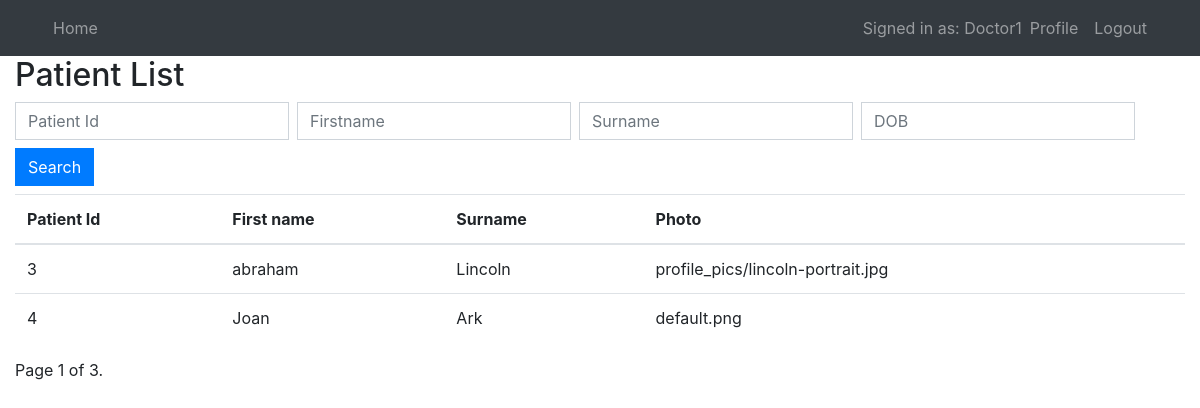
Screenshot of /home/search (signed in) with the database file from the repository.
### users/models.py (models this page shows, shortened)
class PersonalDetails(models.Model):
    patienttitle = models.CharField(max_length=4, choices=TITLE_CHOICES, verbose_name='Title')
    patientuniqueid = models.CharField(unique=True, max_length=10, verbose_name='Patient ID')
    patientfirstname = models.CharField(max_length=256, verbose_name='First Name')
    patientlastname = models.CharField(max_length=256, verbose_name='Last Name')
    patientpreferredname = models.CharField(max_length=256, blank=True, verbose_name='Preferred name')
    dateofbirth = models.DateTimeField(verbose_name='DOB')
    gender = models.CharField(max_length=256, choices=GENDER_CHOICES, verbose_name='Gender')
    weight = models.CharField(max_length=256, blank=True, verbose_name='Weight')
    height = models.CharField(max_length=256, blank=True, verbose_name='Height')
    address = models.CharField(max_length=256, verbose_name='Address')
    bmi = models.CharField(max_length=256, blank=True, verbose_name='BMI')
    phonenumber = models.CharField(max_length=256, blank=True, verbose_name='Phone Number')
    email = models.CharField(max_length=256, blank=True, verbose_name='Email')
    dnr = models.NullBooleanField(null=True, blank=True, verbose_name='DNR')
    wardlocation = models.CharField(max_length=256, blank=True, verbose_name='Ward Location')
    photo = models.ImageField(default='default.png', upload_to='profile_pics', blank=True, verbose_name='Photo')

### mysite/views.py (the view)
# urls.py: path('search', views.search_view, name='search'),
@login_required()
def search_view(request):
    patient_list = PersonalDetails.objects.all()
    query_id = request.GET.get('patient_id')
    query_firstname = request.GET.get('patient_firstname')
    query_surname = request.GET.get('patient_surname')
    query_dob = request.GET.get('patient_dob')
    if query_id:
        patient_list = patient_list.filter(id=query_id)
    if query_firstname:
        patient_list = patient_list.filter(patientfirstname__icontains=query_firstname)
    if query_surname:
        patient_list = patient_list.filter(patientlastname__icontains=query_surname)
    if query_dob:
        patient_list = patient_list.filter(dateofbirth__in=query_dob)
    paginator = Paginator(patient_list, 2)  # Show 25 contacts per page
    page = request.GET.get('page')
    patients = paginator.get_page(page)
    context = {
        'patients': patients,
        'title': 'Search'
    }
    return render(request, 'mysite/search.html', context)

### mysite/templates/mysite/search.html (shortened to what this page needs)
{% extends "mysite/base.html" %}
{% block content %}
    <h2>Patient List</h2>
    <form method="GET" action='' class="form-inline">
            <input type="text" name="patient_id" id="search-id" class="form-control mb-2 mr-sm-2"  placeholder="Patient Id" value="{{ requests.GET.patient_id }}">
            <input type="text" name="patient_firstname" id="search-firstname" class="form-control mb-2 mr-sm-2"  placeholder="Firstname" value="{{ requests.GET.patient_firstname }}">
            <input type="text" name="patient_surname" id="search-surname" class="form-control mb-2 mr-sm-2"  placeholder="Surname" value="{{ requests.GET.patient_surname }}">
            <input type="text" name="patient_dob" id="search-dob" class="form-control mb-2 mr-sm-2"  placeholder="DOB" value="{{ requests.GET.patient_id }}">
            <input type="submit" value="Search" class="form-control btn btn-primary mb-2 mr-sm-2">
    </form>
    <table class="table table-hover">
        <thead>
            <tr>
                <th scope="col">Patient Id</th>
                <th scope="col">First name</th>
                <th scope="col">Surname</th>
                <th scope="col">Photo</th>
            </tr>
        </thead>
        <tbody>
        {% for patient in patients %}
            <tr  class="clickable-tr" href="patient/{{patient.id}}" >
                <td scope="row">{{ patient.id }}</td>
                <td scope="row">{{ patient.patientfirstname }}</td>
                <td scope="row">{{ patient.patientlastname }}</td>
                <td scope="row">{{ patient.photo }}</td>
            </tr>
        {% endfor %}
        </tbody>
    </table>
    <div class="pagination">
    <span class="step-links">
        <span class="current">
            Page {{ patients.number }} of {{ patients.paginator.num_pages }}.
        </span>
    </span>
</div>
{% endblock content %}

### mysite/templates/mysite/base.html (shortened to what this page needs)
{% load static %}
<!DOCTYPE html>
<html lang="en">
<head>
    <link rel="stylesheet" type="text/css" href="{% static 'mysite/bootstrap.min.css' %}">
    <link rel="stylesheet" type="text/css" href="{% static 'mysite/main.css' %}">
</head>
<body>
    {% if user.is_authenticated %}
        <nav class="navbar navbar-expand-md navbar-dark bg-dark">
            <div class="container">
                <div class="navbar-nav mr-auto">
                    <a class="nav-link" href="{% url 'mysite-home' %}">Home</a>
                </div>
                <div class="navbar-nav">
                    {% if user.is_authenticated %}
                        <span class="navbar-text">Signed in as: {{ user.username }}</span>
                        <a class="nav-item nav-link" href="{% url 'profile' %}">Profile</a>
                        <a class="nav-item nav-link" href="{% url 'logout' %}">Logout</a>
                    {% else %}
                        <a class="nav-item nav-link" href="{% url 'login' %}">Login</a>
                        <a class="nav-item nav-link" href="{% url 'register' %}">Register</a>
                    {% endif %}
                </div>
            </div>
        </nav>
    {% endif %}
    <div class="container-fluid">
        {% block content %}{% endblock %}
    </div>
</body>
</html>

### mysite/static/mysite/main.css (style rules this page uses)
.card, .btn, .form-control { border-radius: 0; }

### rows the page displays
PersonalDetails: id "3", patientfirstname "abraham", patientlastname "Lincoln", photo "profile_pics/lincoln-portrait.jpg"
PersonalDetails: id "4", patientfirstname "Joan", patientlastname "Ark", photo "default.png"

### other values shown
{{ user.username }} "Doctor1"
{{ patients.number }} "1"
{{ patients.paginator.num_pages }} "3"
